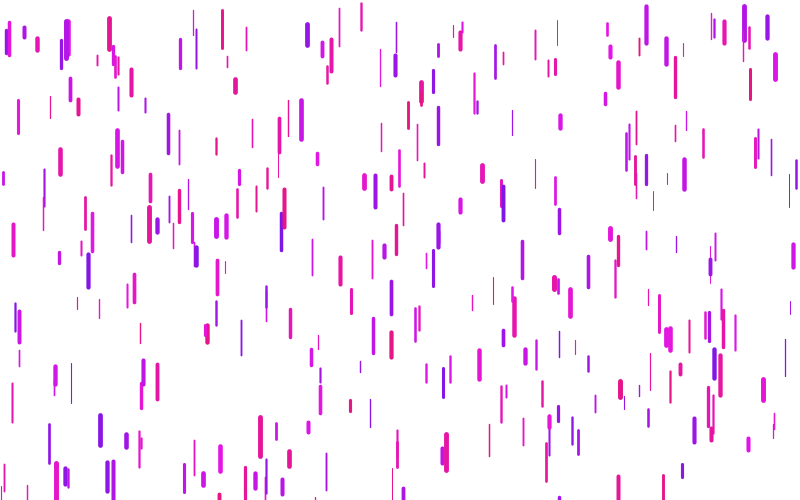
Frame 1 (no input)
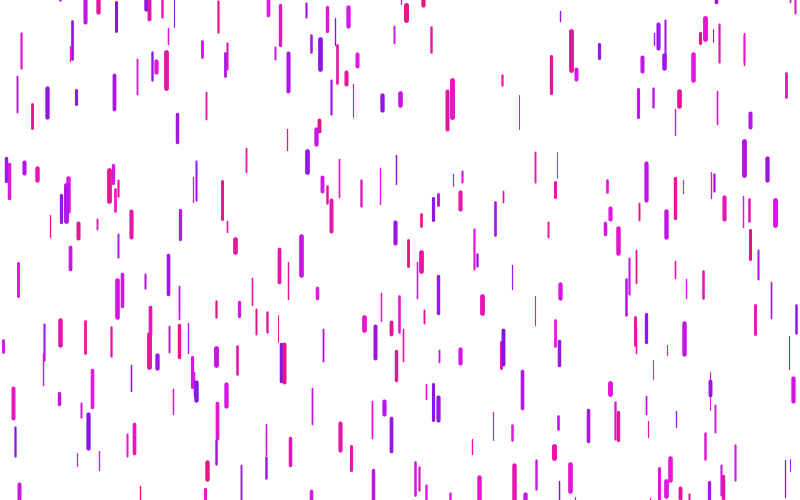
Frame 60 (the mouse pressed at the canvas centre just before this capture)
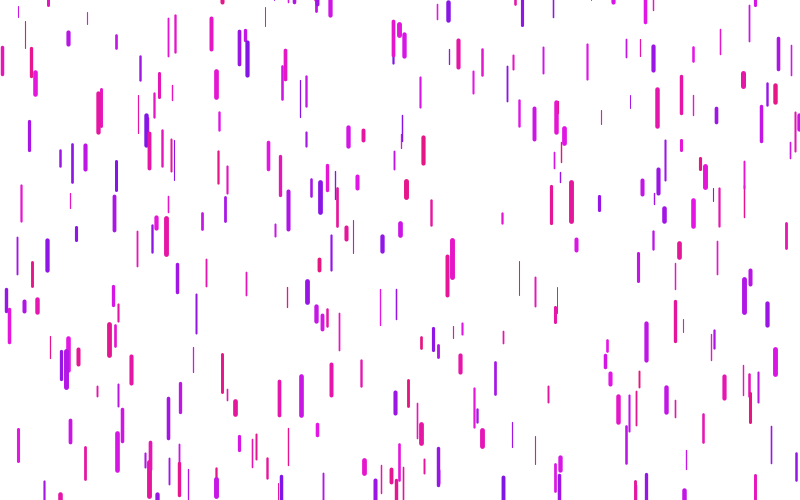
Frame 120 (the mouse held since frame 60 and released just before this capture)

The Processing sketch that drew these frames (run headless with seeded random() and noise(); from frame 60 on, the mouse is pressed at the canvas centre):

// Processing sketch: purple_rain
// ── purple_rain.pde
ArrayList<Drop> drops;
void setup(){
  
  size(800,500);
  colorMode(HSB,360,100,100);
  drops = new ArrayList <Drop>();
  for (int i=0; i<300;i++){
    Drop newD = new Drop();
    drops.add(newD);
  }
}
void draw(){
  background(360,0,100);
  for (Drop d: drops){
    d.move();
    d.display();
  }
}

// ── Drop.pde
class Drop{
  float x;
  float y;
  float col;
  float len;
  float w;
  float speed;
  Drop(){
    y = random(0, height);
    x = random(0,width);
    col = random(270,330);
    len = random(10,40);
    w = random(1,5);
    speed = random(2,3);
  }
  void move(){
    y+=speed;
    if (y>=height){
      y = -len;
      x = random(0 , width);
      speed = random(2,3);

    }
  }
  void display(){
    strokeWeight(w);
    stroke(col, 90,90);
    line(x,y,x,y+len);
  }
  
}
